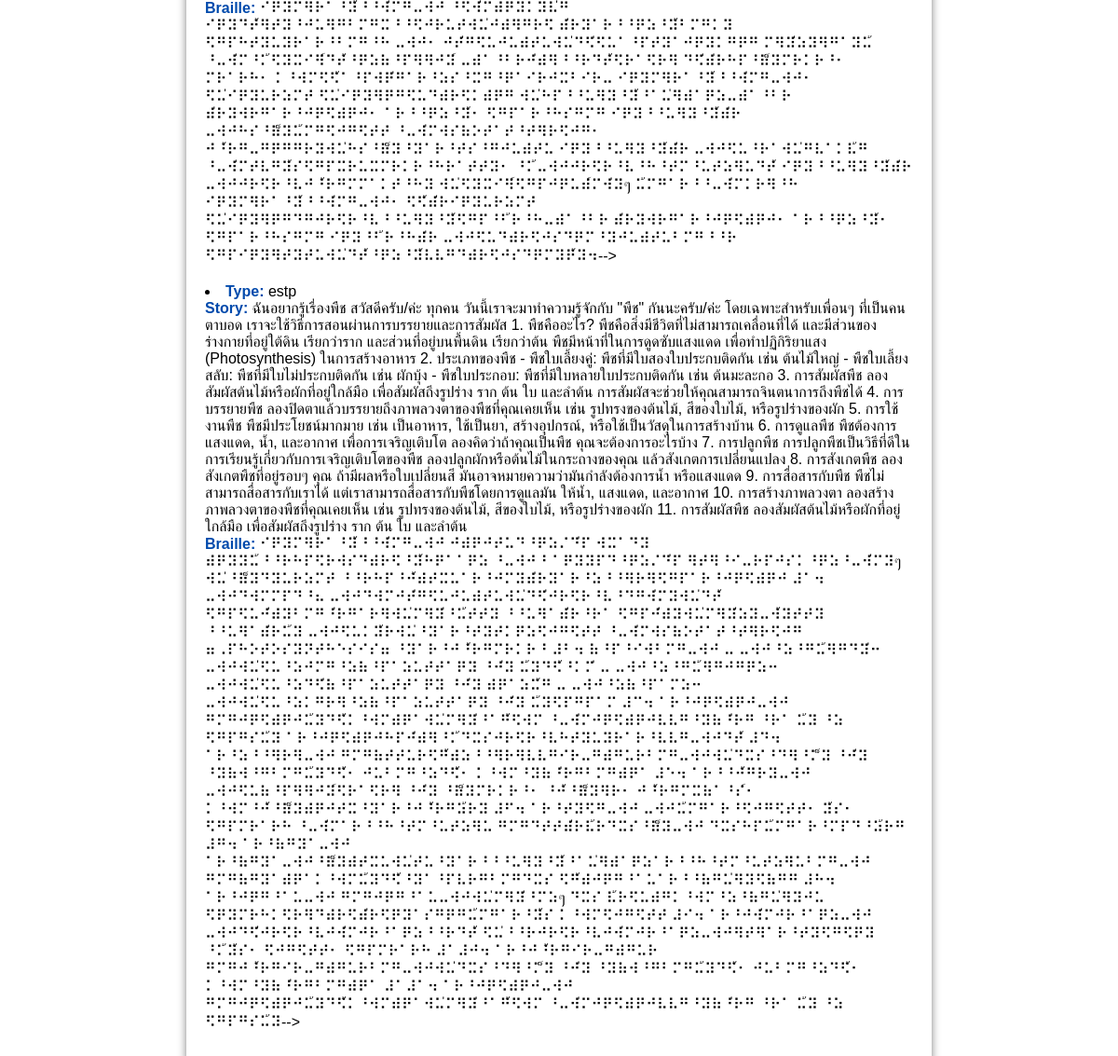
/home/TGPB/j/, run on the app's committed database.
### TGPB/models.py (models this page shows, shortened)
class UserStory(models.Model):
    personality_type = models.CharField(max_length=4)
    story = models.TextField()

### TGPB/views.py (the view)
# urls.py: path('j/', views.success, name='success'),
def success(request):
    stories = UserStory.objects.all()
    return render(request, 'story/success.html', {'stories': stories})

### TGPB/templatetags/braille_filters.py (called while the page is built)
def convert_to_braille(text):
    return ''.join(braille_dict.get(char, char) for char in text)

@register.filter(name='braille')
def braille_filter(value):
    return convert_to_braille(value)

### authentication/context_processors.py (called while the page is built)
def youtube_video(request):
    return {
        'YOUTUBE_VIDEO_ID': settings.YOUTUBE_VIDEO_ID,
    }

### GPB/templates/story/success.html (shortened to what this page needs)
{% load braille_filters %}
<!DOCTYPE html>
<html>
<head>
</head>
<body>
    <div class="container">
        <!--<h2>All Submitted Stories</h2>
        <ul>
            {% for story in stories %}
            <li>
                <strong>Type:</strong> {{ story.personality_type }} <br>
                <strong>Story:</strong> {{ story.story }} <br>
                <strong>Braille:</strong> {{ story.story|braille }}-->
            </li>
            {% endfor %}
    </div>
</body>
</html>

### GPB/templates/story/success.html (style rules this page uses)
body { background-image: url('https://firebasestorage.googleapis.com/v0/b/brailleproject-8091a.appspot.com/o/Frontend%2FChooselesson%2F%E0%B8%AA%E0%B8%B8%E0%B9%88%E0%B8%A1%E0%B8%84%E0%B8%B3%20%E0%B8%9E%E0%B8%B7%E0%B9%89%E0%B8%99%E0%B8%AB%E0%B8%A5%E0%B8%B1%E0%B8%87.svg?alt=media&token=f476c11e-f624-4b43-af95-cbc59835cb68'); background-size: cover; background-repeat: no-repeat; background-position: center; margin: 0; padding: 0; height: 100vh; overflow-x: hidden; display: flex; justify-content: center; align-items: center; flex-direction: column; }
.container { background-color: rgba(255, 255, 255, 0.8); padding: 20px; border-radius: 10px; box-shadow: 0 0 10px rgba(0, 0, 0, 0.5); width: 100%; max-width: 800px; box-sizing: border-box; }
li { font-family: Arial, sans-serif; color: #000000; margin-bottom: 20px; }
strong { color: #004aac; }

### data on the page
UserStory: story|braille "⠊⠟⠽⠍⠻⠗⠁⠘⠽้⠘⠘⠺่⠍⠛⠤⠺⠚ ⠘⠫⠺่⠍⠾⠟⠽⠅⠽⠧่⠛ ⠊⠟⠽⠙⠞้⠻⠞⠽⠘⠚⠥⠻⠛⠃⠍⠛⠭⠘⠘⠫⠚⠗⠥⠞⠺⠥่⠚⠾⠻⠛⠗⠫ ⠾่⠗⠽⠁⠗⠘⠘⠟⠵⠘⠽้⠃⠍⠛⠅⠽ ⠫⠛⠏⠓⠞⠽⠥⠽⠗⠁⠗⠘⠃⠍⠛⠘⠓ ⠤⠺⠚⠂ ⠚⠞่⠛⠫⠥⠚⠥⠾⠞⠥⠺⠥่⠙⠫่⠫⠥⠁⠘⠏⠞⠽⠁⠚⠟⠽⠅⠛⠟⠛ ⠍⠻⠽่⠵⠽⠻⠛⠁⠽⠥้ ⠘⠤⠺่⠍⠘⠅้⠫⠽⠭⠊⠻์⠙⠞้⠘⠟⠵⠷⠘⠏⠻⠻⠚⠽์ ⠤⠾⠁⠘⠃⠗⠚่⠾⠻⠘⠘⠗⠙⠞้⠫⠗⠁⠫⠗⠻ ⠙⠫่⠾่⠗⠓⠏⠘⠷็⠽⠍⠗⠅⠗⠘⠂ ⠍⠗⠁⠗⠓⠂ ⠅⠘⠺⠍⠫⠫้⠁⠘⠏⠺⠟่⠛⠁⠗⠘⠵⠎⠘⠭⠛⠘⠟⠁⠊⠗⠚⠭⠃⠊⠗⠤ ⠊⠟⠽⠍⠻⠗⠁⠘⠽้⠘⠘⠺่⠍⠛⠤⠺⠚⠂ ⠫⠥่⠊⠟⠽⠥⠗⠵⠍⠞ ⠫⠥่⠊⠟⠽⠻⠟⠛⠫⠥⠙⠾⠗⠫⠅⠾⠟⠛ ⠺⠥่⠓⠏⠘⠘⠥⠻⠽⠘⠽้⠘⠁⠥่⠻⠾⠁⠟⠵⠤⠾⠁⠘⠃⠗ ⠾่⠗⠽⠺⠗⠛⠁⠗⠘⠚⠟⠫⠾⠟⠚⠂ ⠁⠗⠘⠘⠟⠵⠘⠽้⠂ ⠫⠛⠏⠁⠗⠘⠓⠎⠛⠍⠛ ⠊⠟⠽⠘⠘⠥⠻⠽⠘⠽้⠾่⠗ ⠤⠺⠚⠓⠎⠘⠷็⠽⠥้⠍⠛⠫⠚⠛⠫⠞⠞ ⠘⠤⠺่⠍⠺⠎⠷⠕⠞⠁⠞⠘⠞⠻⠗⠫⠚⠛⠂ ⠚⠘้⠗⠛⠤⠛⠟⠛⠛⠗⠽⠺⠥่⠓⠎⠘⠷็⠽⠘⠽⠁⠗⠘⠞⠎⠘⠛⠚⠥⠾⠞⠥ ⠊⠟⠽⠘⠘⠥⠻⠽⠘⠽้⠾่⠗ ⠤⠺⠚⠫⠥⠘⠗⠁⠺⠥่⠛⠧⠁⠅⠧้⠛ ⠘⠤⠺่⠍⠞⠧⠛⠽้⠎⠫⠛⠏⠭⠗⠥⠭⠍⠗⠅⠗⠘⠓⠗⠁⠞⠞⠽⠂ ⠘⠅้⠤⠺⠚⠚⠗⠫⠗⠘⠧⠘⠓⠘⠞⠍⠘⠥⠞⠵⠻⠥⠙⠞้ ⠊⠟⠽⠘⠘⠥⠻⠽⠘⠽้⠾่⠗ ⠤⠺⠚⠚⠗⠫⠗⠘⠧⠚⠘้⠗⠛⠍⠍⠁⠅⠞⠘⠓⠽ ⠺⠥่⠫⠽⠭⠊⠻์⠫⠛⠏⠚⠟⠥⠾์⠍⠺่⠽ๆ ⠥้⠍⠛⠁⠗⠘⠘⠤⠺่⠍⠅⠗⠻⠘⠓ ⠊⠟⠽⠍⠻⠗⠁⠘⠽้⠘⠘⠺่⠍⠛⠤⠺⠚⠂ ⠫⠫้⠾่⠗⠊⠟⠽⠥⠗⠵⠍⠞…"
UserStory: personality_type "estp", story "ฉันอยากรู้เรื่องพืช สวัสดีครับ/ค่ะ ทุกคน วันนี้เราจะมาทำความรู้จักกับ \"พืช\" กันนะครับ/ค่ะ โดยเฉพาะสำหรับเพื่อนๆ ที่เป็นคนตาบอด เราจะใช้วิธีการสอนผ่านการบรรยายและการสัมผัส 1. พืชคืออะไร? พืชคือสิ่งมีชีวิตที่ไม่สามารถเคลื่อนที่ได้ และมีส่วนของร่างกายที่อยู่ใต้ดิน เรียกว่าราก และส่วนที่อยู่บนพื้นดิน เรียกว่าต้น พืชมีหน้าที่ในการดูดซับแสงแดด เพื่อทำปฏิกิริยาแสง (Photosynthesis) ในการสร้างอาหาร 2. ประเภทของพืช - พืชใบเลี้ยงคู่: พืชที่มีใบสองใบประกบติดกัน เช่น ต้นไม้ใหญ่ - พืชใบเลี้ยงสลับ: พืชที่มีใบไม่ประกบติดกัน เช่น ผักบุ้ง - พืชใบประกอบ: พืชที่มีใบหลายใบประกบติดกัน เช่น ต้นมะละกอ 3. การสัมผัสพืช ลองสัมผัสต้นไม้หรือผักที่อยู่ใกล้มือ เพื่อสัมผัสถึงรูปร่าง ราก ต้น ใบ และลำต้น…", story|braille "⠊⠟⠽⠍⠻⠗⠁⠘⠽้⠘⠘⠺่⠍⠛⠤⠺⠚ ⠚⠾⠟⠚⠞⠥⠙⠘⠟⠵⠌⠙่⠏ ⠺⠭⠁⠙⠽ ⠾⠟⠽⠽⠥้⠘⠘⠗⠓⠏⠫⠗⠺⠎⠙⠾⠗⠫⠘⠽้⠓⠟⠁⠁⠟⠵ ⠘⠤⠺⠚⠘ ⠁⠟⠽⠽⠏⠙⠘⠟⠵⠌⠙่⠏ ⠻⠞⠻⠘⠊⠤⠗⠏⠚⠎⠅⠘⠟⠵⠘⠤⠺่⠍⠽ๆ ⠺⠥่⠘⠷็⠽⠙⠽⠥⠗⠵⠍⠞ ⠘⠘⠗⠓⠏⠘⠚้⠾⠞⠭⠥⠁⠗⠘⠚⠍⠽⠾่⠗⠽⠁⠗⠘⠵⠘⠘⠻⠗⠻⠫⠛⠏⠁⠗⠘⠚⠟⠫⠾⠟⠚ ⠼⠁⠲ ⠤⠺⠚⠙⠺⠍⠍⠏⠙⠘⠦ ⠤⠺⠚⠙⠺⠍⠚⠞่⠛⠫⠥⠚⠥⠾⠞⠥⠺⠥่⠙⠫่⠚⠗⠫⠗⠘⠧⠘⠙⠛⠺่⠍⠽⠺⠥่⠙⠞้ ⠫⠛⠏⠫⠥⠚่⠾⠽⠃⠍⠛⠘่⠗⠛⠁⠗⠻⠺⠥่⠍⠻⠽่⠘⠥้⠞⠞⠽ ⠘⠘⠥⠻⠁⠾่⠗⠘⠗⠁ ⠫⠛⠏⠚่⠾⠽⠺⠥่⠍⠻⠽่⠵⠽⠤⠺้⠽⠞⠞⠽ ⠘⠘⠥⠻⠁⠾่⠗⠥้⠽ ⠤⠺⠚⠫⠥⠅⠽้⠗⠺⠥่⠘⠽⠁⠗⠘⠞⠽⠞⠅⠟⠵⠫⠚⠛⠫⠞⠞ ⠘⠤⠺่⠍⠺⠎⠷⠕⠞⠁⠞⠘⠞⠻⠗⠫⠚⠛ ⠶⠠⠏⠓⠕⠞⠕⠎⠽⠝⠞⠓⠑⠎⠊⠎⠶ ⠘⠽⠁⠗⠘⠚⠘้⠗⠛⠍⠗⠅⠗⠘ ⠼⠃⠲ ⠷⠘⠏⠘⠊⠺⠃⠍⠛⠤⠺⠚ ⠤ ⠤⠺⠚⠘⠵⠘⠛⠥้⠻⠛⠙⠽่⠒ ⠤⠺⠚⠺⠥่⠫⠥⠘⠵⠚⠍⠛⠘⠵⠷⠘⠏⠁⠵⠥⠞⠞⠁⠟⠽ ⠘⠚่⠽ ⠥้⠽⠙⠫้⠘⠅⠍่ ⠤ ⠤⠺⠚⠘⠵⠘⠛⠥้⠻⠛⠚⠛⠟⠵⠒ ⠤⠺⠚⠺⠥่⠫⠥⠘⠵⠙⠫่⠷⠘⠏⠁⠵⠥⠞⠞⠁⠟⠽ ⠘⠚่⠽ ⠾⠟⠁⠵⠭้⠛ ⠤ ⠤⠺⠚⠘⠵⠷⠘⠏⠁⠍⠵⠒ ⠤⠺⠚⠺⠥่⠫⠥⠘⠵⠅⠛⠗⠻⠘⠵⠷⠘⠏⠁⠵⠥⠞⠞⠁⠟⠽ ⠘⠚่⠽ ⠥้⠽⠫⠏⠛⠏⠁⠍ ⠼⠉⠲ ⠁⠗⠘⠚⠟⠫⠾⠟⠚⠤⠺⠚ ⠛⠍⠛⠚⠟⠫⠾⠟⠚⠥้⠽⠙⠫้⠅⠘⠺⠍⠾⠟⠁⠺⠥่⠍⠻⠽่⠘⠁⠛้⠫⠺⠍ ⠘⠤⠺่⠍⠚⠟⠫⠾⠟⠚⠧⠧⠛⠘⠽⠷⠘่⠗⠛ ⠘⠗⠁ ⠥้⠽ ⠘⠵ ⠫⠛⠏⠛⠎⠥้⠽…"
